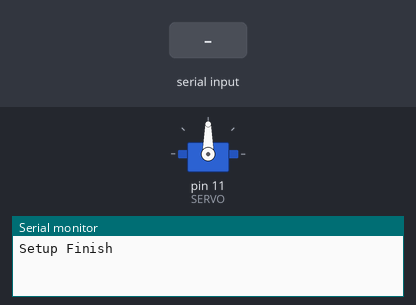
This sketch was run on a simulated Arduino Uno, built with avr-gcc and run on an emulated ATmega328P. On the bench: servo, the last lines printed to the serial monitor. The inputs (shaded band) are chosen by the test bench.

Above: at 1.2 s.
1.3 s: "30,150\n" received over the second serial link
At 1.7 s:
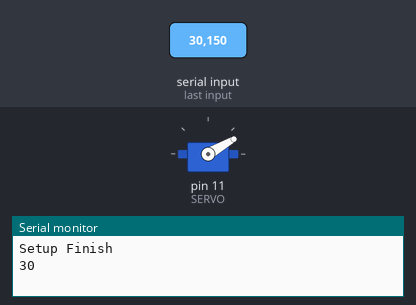
2.8 s: "5\n" received over the second serial link
At 4.0 s:
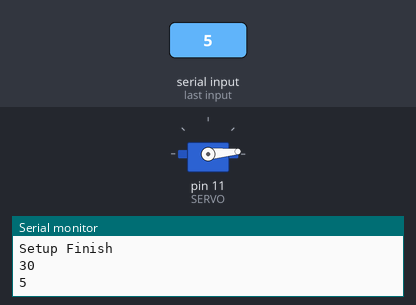
4.3 s: "90,45\n" received over the second serial link
At 5.4 s:
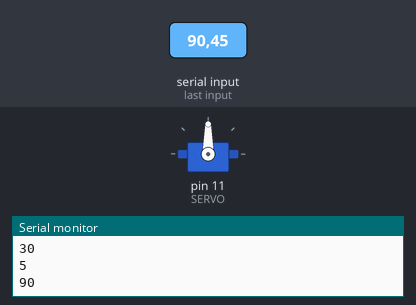
Timing chart, 0 to 7.3 s (numbered marks = the images above; inputs shaded):
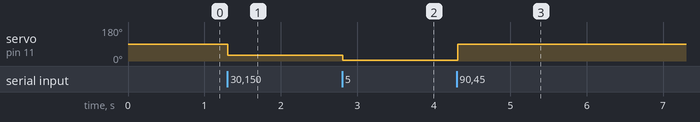

The sketch:

SimpleBluetooth.ino
```cpp
#include <SoftwareSerial.h>
#include <Servo.h>

const int RX = 8;
const int TX = 6;
const int SERVO = 11;
Servo servo;

SoftwareSerial blueToothSerial(RX, TX);

void setup() {
  Serial.begin(9600);
  while (!Serial) {
    ;
  }
  blueToothSerial.begin(38400);

  servo.attach(SERVO);

  Serial.println("Setup Finish");
}

void loop() {
  if(blueToothSerial.available()){
    char c;
    String str;
    while ((c = blueToothSerial.read()) > 0) {
      str += c;
    }
    int degree = str.toInt();
    Serial.println(degree);
    if (degree < 0 || degree > 179) {
      return;
    }
    servo.write(degree);
  }
  delay(15);
}
```

Measured:
- after the input at 1.3 s, servo on pin 11 (SERVO): 90° → 30° at once
- after the input at 2.8 s, servo on pin 11 (SERVO): 30° → 5° at once
- after the input at 4.3 s, servo on pin 11 (SERVO): 5° → 90° at once
